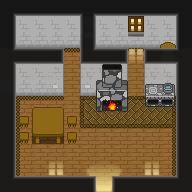

The image is a tile-based game level rendered from a .tmx file. Its description and source (layers, tilesets, objects; grid data summarised) follow:
An orthogonal 12x12 tile map with 16x16 px tiles, 6 tile layers, 2 tilesets and 15 objects.

<map version="1.0" orientation="orthogonal" width="12" height="12" tilewidth="16" tileheight="16">
 <properties>
  <property nameID="musicIndex" value="1" />
  <property nameID="musicType" value="town" />
 </properties>
 <tileset firstgid="1" nameID="limbusdev_world" tilewidth="16" tileheight="16">
  <image source="../spritesheets/limbusdev_world.png" width="1024" height="1024" />
 </tileset>
 <tileset firstgid="4097" nameID="limbusdev_world2" tilewidth="16" tileheight="16">
  <image source="../spritesheets/limbusdev_world2.png" width="1024" height="1024" />
 </tileset>
 <layer nameID="ground1" width="12" height="12">
  <data>[144 cells, 128 non-empty, 8 distinct tile ids]</data>
 </layer>
 <layer nameID="walls1" width="12" height="12">
  <data>[144 cells, 53 non-empty, 15 distinct tile ids]</data>
 </layer>
 <layer nameID="objects1" width="12" height="12">
  <data>[144 cells, 23 non-empty, 20 distinct tile ids]</data>
 </layer>
 <layer nameID="lights1" width="12" height="12">
  <data>[144 cells, 11 non-empty, 10 distinct tile ids]</data>
 </layer>
 <layer nameID="tops1" width="12" height="12" opacity="0.97">
  <data>[144 cells, 64 non-empty, 24 distinct tile ids]</data>
 </layer>
 <layer nameID="tops2" width="12" height="12">
  <data>[144 cells, 2 non-empty, 2 distinct tile ids]</data>
 </layer>
 <objectgroup nameID="colliderWalls1" width="12" height="12" visible="0">
  <object x="16" y="80" width="48" height="16" />
  <object x="32" y="112" width="32" height="32" />
  <object x="160" y="96" width="16" height="16" />
  <object x="80" y="80" width="48" height="16" />
  <object x="144" y="80" width="32" height="16" />
  <object x="160" y="16" width="16" height="64" />
  <object x="16" y="16" width="144" height="32" />
  <object x="80" y="48" width="16" height="32" />
  <object x="0" y="16" width="16" height="176" />
  <object x="16" y="176" width="80" height="16" />
  <object x="112" y="176" width="80" height="16" />
  <object x="176" y="16" width="16" height="160" />
 </objectgroup>
 <objectgroup nameID="sensors" width="12" height="12" visible="0">
  <object nameID="startField" x="96" y="160" width="16" height="16">
   <properties>
    <property nameID="fieldID" value="1" />
   </properties>
  </object>
  <object nameID="warpField" x="96" y="176" width="16" height="16">
   <properties>
    <property nameID="targetID" value="7" />
    <property nameID="targetWarpPointID" value="2" />
   </properties>
  </object>
 </objectgroup>
 <objectgroup nameID="livingEntities" width="12" height="12" visible="0">
  <object nameID="person" x="16" y="112" width="16" height="16">
   <properties>
    <property nameID="male" value="true" />
    <property nameID="moving" value="false" />
    <property nameID="path" value="WSTOP" />
    <property nameID="spriteIndex" value="1" />
    <property nameID="startDir" value="S" />
   </properties>
  </object>
 </objectgroup>
 <objectgroup nameID="objects" width="12" height="12" visible="0" />
</map>
